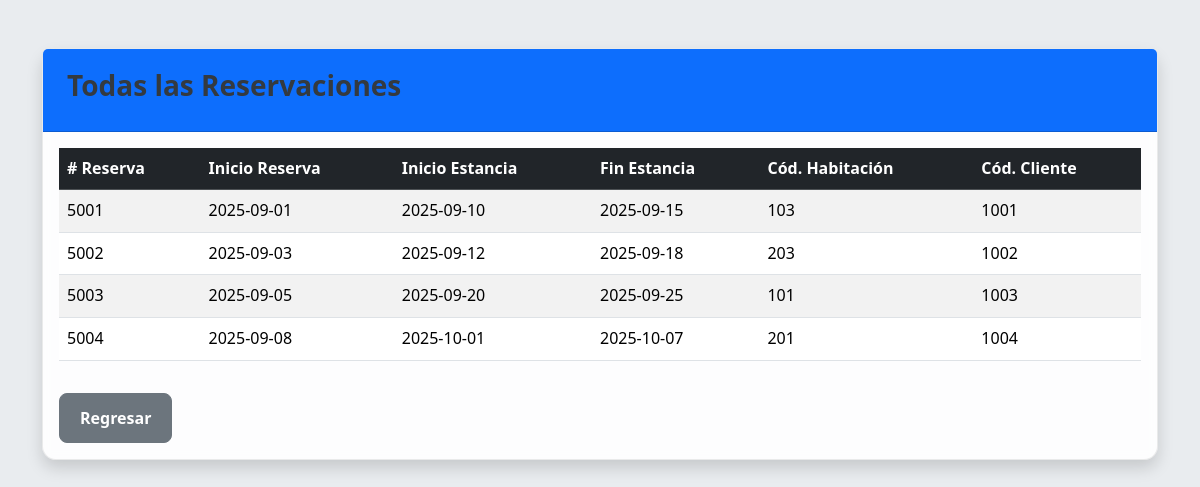
The page /api_hotel/consulta-reservacion.php on the database its author committed.
### tables this page shows
CREATE TABLE `reserva` (
  `numero_rese` int(11) NOT NULL,
  `fecha_inicio_rese` date NOT NULL,
  `fecha_inicio_esta` date NOT NULL,
  `fecha_final_esta` date NOT NULL,
  `codigo_hab` int(11) DEFAULT NULL,
  `codigo_cli` int(11) DEFAULT NULL,
  PRIMARY KEY (`numero_rese`),
  KEY `fk_reserva_habitacion` (`codigo_hab`),
  KEY `fk_reserva_cliente` (`codigo_cli`),
  CONSTRAINT `fk_reserva_habitacion` FOREIGN KEY (`codigo_hab`) REFERENCES `habitaciones` (`codigo_hab`) ON DELETE SET NULL ON UPDATE CASCADE,
  CONSTRAINT `fk_reserva_cliente` FOREIGN KEY (`codigo_cli`) REFERENCES `cliente` (`codigo_cli`) ON DELETE CASCADE ON UPDATE CASCADE
);

### api_hotel/consulta-reservacion.php (the view, shortened to what this page needs)
<?php
require_once 'conexion.php';
$resultados = [];
$titulo = 'Consulta de Reservaciones';
if (isset($_POST['numero_rese']) && !empty($_POST['numero_rese'])) {
    $codigo_buscado = $_POST['numero_rese'];
    $titulo = "Resultados para la Reservación: " . htmlspecialchars($codigo_buscado);
    $sql = "SELECT * FROM reserva WHERE numero_rese = ?";
    $stmt = $pdo->prepare($sql);
    $stmt->execute([$codigo_buscado]);
    $resultados = $stmt->fetchAll(PDO::FETCH_ASSOC);
} else {
    $titulo = 'Todas las Reservaciones';
    $sql = "SELECT * FROM reserva";
    $stmt = $pdo->query($sql);
    $resultados = $stmt->fetchAll(PDO::FETCH_ASSOC);
}
?>
<!DOCTYPE html>
<html lang="es">
<head>
    <link href="https://cdn.jsdelivr.net/npm/bootstrap@5.3.3/dist/css/bootstrap.min.css" rel="stylesheet">
    <link rel="stylesheet" href="../css/style.css">
</head>
<body>
    <main class="container mt-4">
        <div class="card shadow">
            <div class="card-header bg-primary text-white">
                <h3><?php echo $titulo; ?></h3>
            </div>
            <div class="card-body">
                <?php if (!empty($resultados)): ?>
                    <div class="table-responsive">
                        <table class="table table-striped table-hover">
                            <thead class="table-dark">
                                <tr>
                                    <th># Reserva</th>
                                    <th>Inicio Reserva</th>
                                    <th>Inicio Estancia</th>
                                    <th>Fin Estancia</th>
                                    <th>Cód. Habitación</th>
                                    <th>Cód. Cliente</th>
                                </tr>
                            </thead>
                            <tbody>
                                <?php foreach ($resultados as $fila): ?>
                                    <tr>
                                        <td><?php echo htmlspecialchars($fila['numero_rese']); ?></td>
                                        <td><?php echo htmlspecialchars($fila['fecha_inicio_rese']); ?></td>
                                        <td><?php echo htmlspecialchars($fila['fecha_inicio_esta']); ?></td>
                                        <td><?php echo htmlspecialchars($fila['fecha_final_esta']); ?></td>
                                        <td><?php echo htmlspecialchars($fila['codigo_hab']); ?></td>
                                        <td><?php echo htmlspecialchars($fila['codigo_cli']); ?></td>
                                    </tr>
                                <?php endforeach; ?>
                            </tbody>
                        </table>
                    </div>
                <?php else: ?>
                    <div class="alert alert-warning">No se encontraron resultados.</div>
                <?php endif; ?>
                <a href="../recepcion.php" class="btn btn-secondary mt-3">Regresar</a>
            </div>
        </div>
    </main>
</body>
</html>

### css/style.css (style rules this page uses)
:root { --primary-color: #007bff; --secondary-color: #6c757d; --background-light: #f8f9fa; --background-medium: #e9ecef; --text-color-dark: #343a40; --text-color-light: #ffffff; --card-bg: rgba(255, 255, 255, 0.9); --shadow-light: rgba(0, 0, 0, 0.1) 0px 4px 12px; --shadow-medium: rgba(0, 0, 0, 0.15) 0px 8px 24px; }
body { font-family: 'Segoe UI', Roboto, 'Helvetica Neue', Arial, sans-serif, "Apple Color Emoji", "Segoe UI Emoji", "Segoe UI Symbol"; background-color: var(--background-medium); color: var(--text-color-dark); line-height: 1.6; }
h1, h2, h3, h4, h5, h6 { color: var(--text-color-dark); font-weight: 600; }
a { color: var(--primary-color); text-decoration: none; transition: color 0.3s ease; }
.container { padding-top: 1.5rem; padding-bottom: 1.5rem; }
.card { border: none; border-radius: 0.75rem; background-color: var(--card-bg); backdrop-filter: blur(5px); box-shadow: var(--shadow-medium); transition: transform 0.3s ease, box-shadow 0.3s ease; }
.card-header { border-top-left-radius: 0.75rem; border-top-right-radius: 0.75rem; padding: 1.25rem 1.5rem; font-weight: 700; font-size: 1.15rem; display: flex; align-items: center; }
.btn { border-radius: 0.5rem; padding: 0.75rem 1.25rem; font-weight: 600; transition: background-color 0.3s ease, border-color 0.3s ease, transform 0.2s ease; }
.card { border-radius: 14px !important; border: 1px solid rgba(0, 0, 0, 0.08) !important; transition: transform 0.25s cubic-bezier(0.165, 0.84, 0.44, 1), box-shadow 0.25s ease !important; }

### rows shown on the page
reserva: numero_rese "5001", fecha_inicio_rese "2025-09-01", fecha_inicio_esta "2025-09-10", fecha_final_esta "2025-09-15", codigo_hab "103", codigo_cli "1001"
reserva: numero_rese "5002", fecha_inicio_rese "2025-09-03", fecha_inicio_esta "2025-09-12", fecha_final_esta "2025-09-18", codigo_hab "203", codigo_cli "1002"
reserva: numero_rese "5003", fecha_inicio_rese "2025-09-05", fecha_inicio_esta "2025-09-20", fecha_final_esta "2025-09-25", codigo_hab "101", codigo_cli "1003"
reserva: numero_rese "5004", fecha_inicio_rese "2025-09-08", fecha_inicio_esta "2025-10-01", fecha_final_esta "2025-10-07", codigo_hab "201", codigo_cli "1004"

### other values the page prints
$titulo "Todas las Reservaciones"
